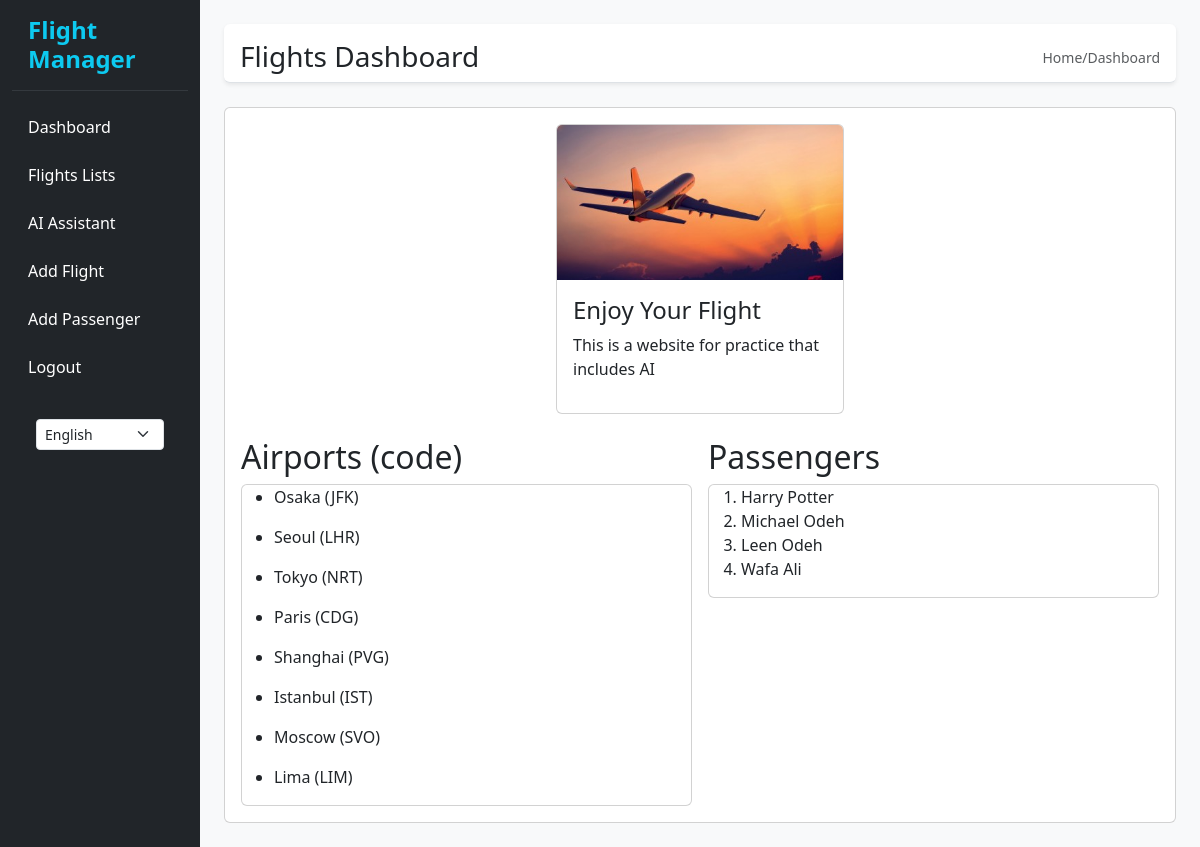
The page /flights_app/dashboard (signed in) on the database as committed earlier.
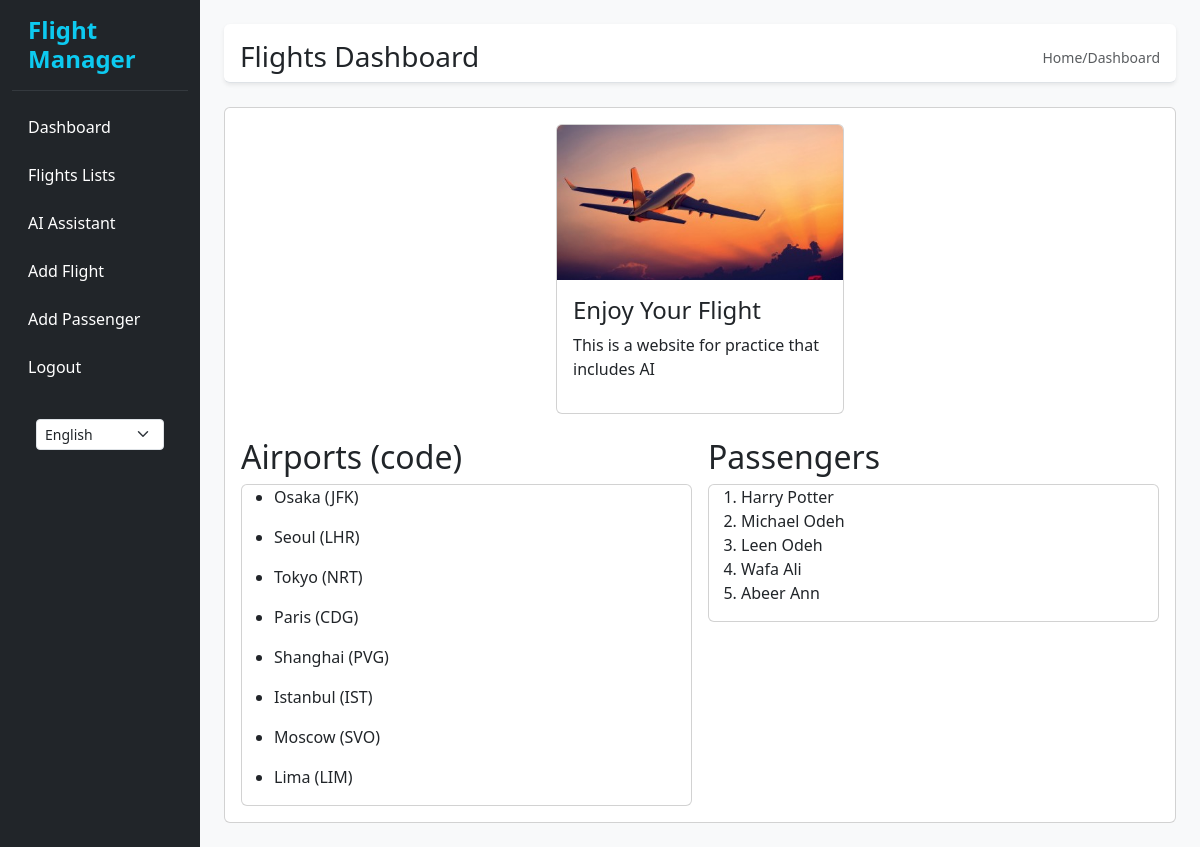
The same page on the database as committed later.
### flights_app/models.py (models this page shows)
class Airport(models.Model):
    code = models.CharField(max_length=64)
    city = models.CharField(max_length=64)
    def __str__(self):
        return f"{self.city} ({self.code})"

class Passenger(models.Model):
    first = models.CharField(max_length=64)
    last = models.CharField(max_length=64)
    flights = models.ManyToManyField(Flight, blank=True,related_name="passenger")
    image = models.ImageField(upload_to='passenger_images/', blank=True, null=True)
    def __str__(self):
        return f"{self.first} {self.last}"

### flights_app/views.py (the view)
# urls.py: path("dashboard", views.dashboard, name="dashboard"),
@login_required(login_url='/users/login/')
def dashboard(request):
    airports = Airport.objects.all()
    passengers = Passenger.objects.all()
    return render(request,"flights/dashboard.html",{
        "airports": airports,
        "passengers": passengers
    })

### flights_app/templates/flights/dashboard.html (shortened to what this page needs)
{% extends "flights/base.html" %}
{% load static %}
{% load i18n %}
{% block page_title %} Flights Dashboard {% endblock %}
{% block body %}
        <div class="card mx-auto" style="width: 18rem;">
<img src="{% static 'flights_app/flight.jpg' %}" class="card-img-top" alt="flight Image">
<div class="card-body">
    <h4 class="card-title text-capitalize">{% trans "Enjoy your flight" %}</h4>
    <p class="card-txt">{% trans "This is a website for practice that includes AI" %}</p>
</div>
 </div>
 <div class="row g-3 pt-4">
<div class="col-12 col-md-6">
    <h2>{% trans "Airports (code)" %}</h2>
    <div class="card">
    {% for airport in airports %}
    <ul>
        <li>{{airport}}</li>
    </ul>
    {% endfor %}
</div>
</div>
<div class="col-12 col-md-6">
    <h2>Passengers</h2>
    <div class="card">
        <ol>
        {% for passenger in passengers %}
            <li> {{ passenger }}</li>
        {% endfor %}
        </ol>
    </div>
</div>
</div>
{% endblock %}

Rows that differ between the two databases and show on the page:
added Passenger: first+last "Abeer Ann"
